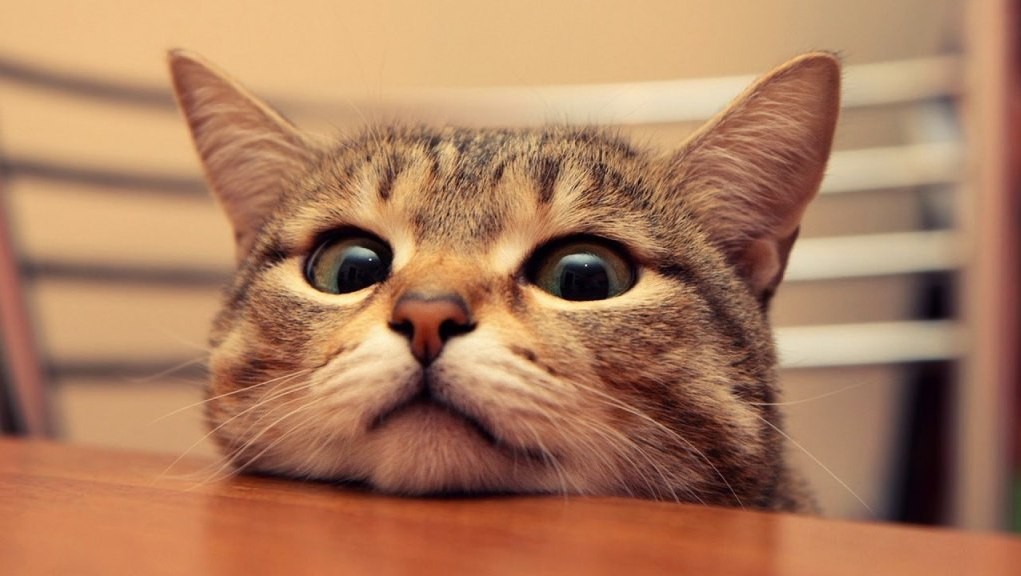
#> input picture 5 - Addestramento e algoritmi di ottimizzazione/cat.jpg, 1021 x 576 px
$ python _.py   (older library calls are emulated)
#> lines starting #> are read from the running program, lines starting #| are printed output that depends on the picture
from PIL import Image
import numpy as np
import matplotlib.pyplot as plt

"""
from PIL import Image
img = Image.open("cat.jpg")
img = img.convert("L")
img = np.asarray(img, dtype="int32" )
"""

from matplotlib.image import imread

img = imread("cat.jpg")
#> img is the input picture: shape (576, 1021, 3); mean R, G, B 172.1, 124.6, 93.3
# Questa funzione permette di convertire l'immagine in bianco e nero
img = np.dot(img[...,:3], [0.299, 0.587, 0.114])
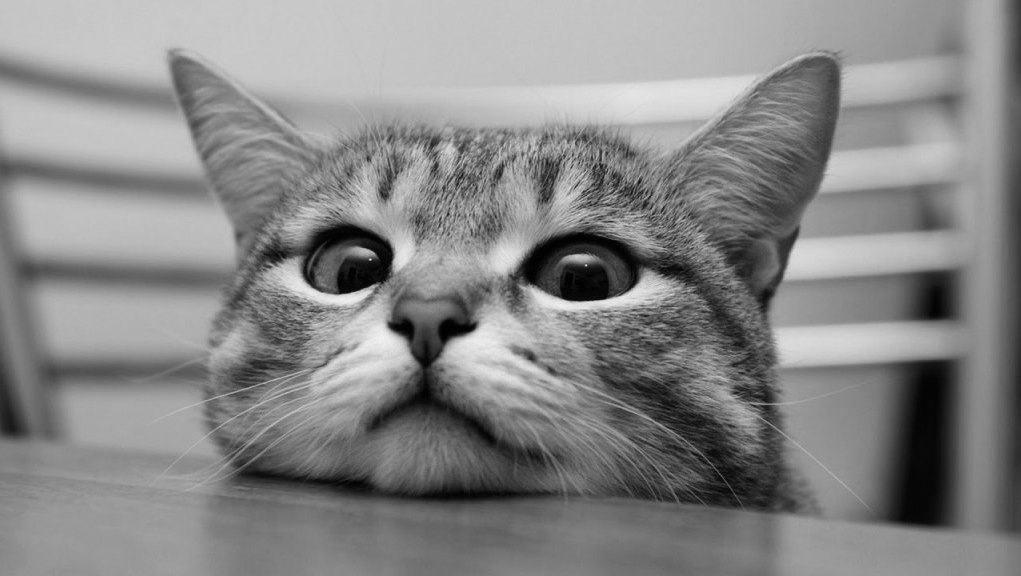
#> img: shape (576, 1021) float64; min 0, max 242, mean 135.2
img.shape

#> (the run stopped early here; a loop or call above may not have finished)
